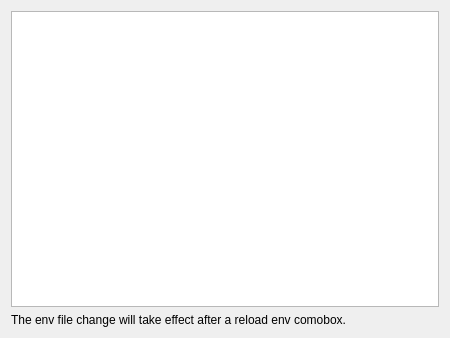
<?xml version="1.0" encoding="UTF-8"?>
<ui version="4.0">
 <class>LiteEnvOption</class>
 <widget class="QWidget" name="LiteEnvOption">
  <property name="geometry">
   <rect>
    <x>0</x>
    <y>0</y>
    <width>450</width>
    <height>338</height>
   </rect>
  </property>
  <property name="windowTitle">
   <string>Form</string>
  </property>
  <layout class="QVBoxLayout" name="verticalLayout">
   <item>
    <widget class="QTreeView" name="fileTreeView"/>
   </item>
   <item>
    <widget class="QLabel" name="label">
     <property name="text">
      <string>The env file change will take effect after a reload env comobox.</string>
     </property>
     <property name="wordWrap">
      <bool>true</bool>
     </property>
    </widget>
   </item>
  </layout>
 </widget>
 <resources/>
 <connections/>
</ui>
